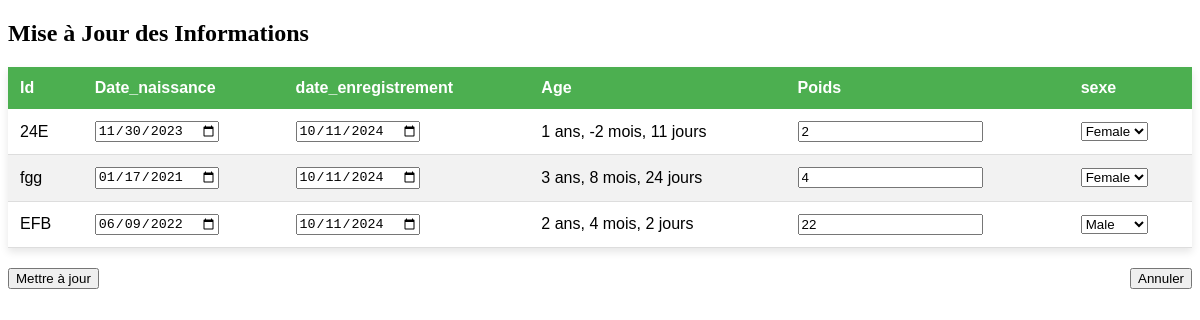
/Mise_a_jour/, run on an earlier commit of the app's database.
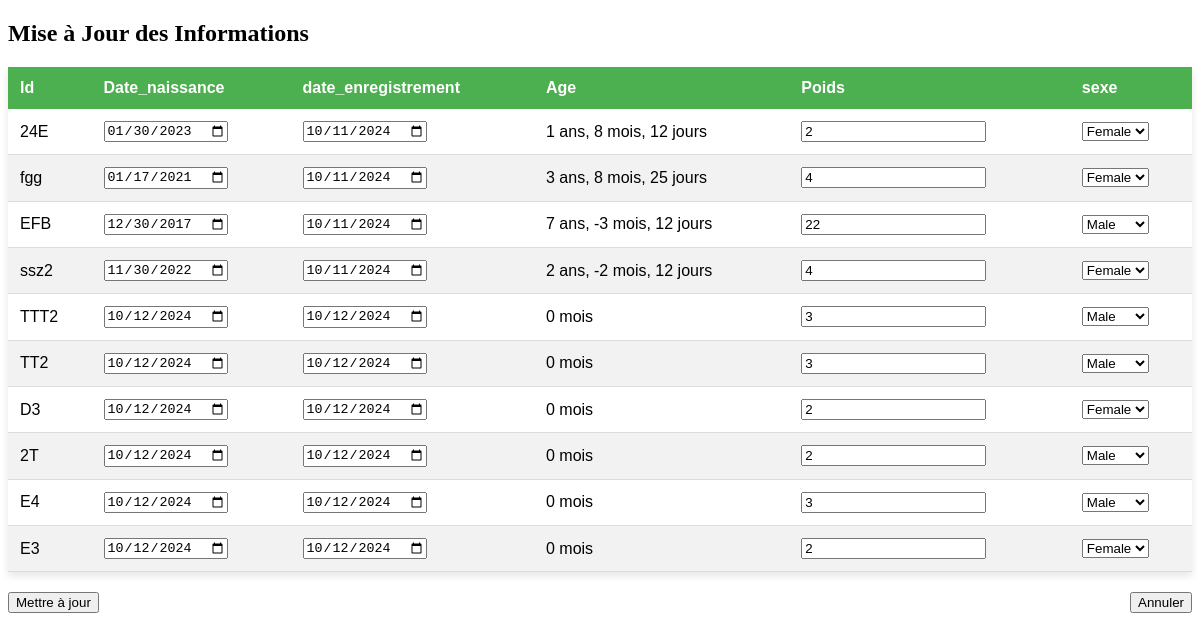
And on a later commit of the database.
### maferme/models.py (models this page shows, shortened)
class Animaux(models.Model):
    identifiant = models.CharField(max_length=50)
    date_naissance = models.DateField(auto_now_add=False, null=True, blank=True)
    date_enregistrement = models.DateField(auto_now_add=True, null=True, blank=True)
    age = models.CharField(max_length=50, null=True, blank=True)
    poids = models.PositiveIntegerField()
    STATUT_CHOICES =(
        ('Male', 'M'),
        ('Female', 'F'),
    )
    sexe = models.CharField(choices=STATUT_CHOICES, max_length=10)

### maferme/views.py (the view)
# urls.py: path('Mise_a_jour/', views.update, name='update'),
def update(request):
    if request.method == 'POST':
        for animal in Animaux.objects.all():
            animal.date_naissance = request.POST.get(f'date_naissance_{animal.id}', animal.date_naissance)
            animal.date_enregistrement = request.POST.get(f'date_enregistrement_{animal.id}', animal.date_enregistrement)
            animal.age = request.POST.get(f'age_{animal.id}', animal.age)
            animal.poids = request.POST.get(f'poids_{animal.id}', animal.poids)
            animal.sexe = request.POST.get(f'sexe_{animal.id}', animal.sexe)
            animal.save()
        return redirect('tableau')
    else:
        mes_animaux = Animaux.objects.all()
        return render(request, 'update.html', {'mes_animaux': mes_animaux})

### maferme/templates/update.html (shortened to what this page needs)
{% extends 'tableau.html' %}
{% block contents %}
<!DOCTYPE html>
<html lang="en">
<head>
</head>
<body>
  <h2>{% block titre %} Mise à Jour des Informations {% endblock titre %}</h2>
  <form action="." method="post">
    <table>
      <thead>
        <tr>
          <th>Id</th>
          <th>Date_naissance</th>
          <th>date_enregistrement</th>
          <th>Age</th>
          <th>Poids</th>
          <th>sexe</th>
        </tr>
      </thead>
      <tbody>
        {% for animal in mes_animaux %}
<tr>
    <td>{{ animal.identifiant }}</td>
    <td><input type="date" name="date_naissance_{{ animal.id }}" value="{{ animal.date_naissance|date:"Y-m-d" }}"></td>
    <td><input type="date" name="date_enregistrement_{{ animal.id }}" value="{{ animal.date_enregistrement|date:"Y-m-d" }}"></td>
    <td>{{ animal.age }}</td>
    <td><input type="number" name="poids_{{ animal.id }}" value="{{ animal.poids }}"></td>
    <td>
      <select name="sexe_{{ animal.id }}">
        <option value="Male" {% if animal.sexe == 'Male' %}selected{% endif %}>Male</option>
        <option value="Female" {% if animal.sexe == 'Female' %}selected{% endif %}>Female</option>
      </select>
    </td>
</tr>
{% endfor %}
      </tbody>
    </table>
    <button type="submit" style="float: left;">Mettre à jour</button>
    {% block content %}
    <a href="{% url 'tableau' %}" style="float: right;">
      <button type="button">Annuler</button>
    </a>
    {% endblock content %}
  </form>
</body>
</html>
{% endblock contents %}

What changed in the data, as far as the page shows it:
changed Animaux: date_naissance "11/30/2023" → "01/30/2023"; age "1 ans, -2 mois, 11 jours" → "1 ans, 8 mois, 12 jours"
changed Animaux "fgg": age "3 ans, 8 mois, 24 jours" → "3 ans, 8 mois, 25 jours"
changed Animaux "EFB": date_naissance "06/09/2022" → "12/30/2017"; age "2 ans, 4 mois, 2 jours" → "7 ans, -3 mois, 12 jours"
added Animaux: identifiant "ssz2", date_naissance "11/30/2022", date_enregistrement "10/11/2024", age "2 ans, -2 mois, 12 jours", poids "4", sexe+id "Female"
added Animaux: identifiant "TTT2", date_naissance "10/12/2024", date_enregistrement "10/12/2024", age "0 mois", poids "3", sexe+id "Male"
added Animaux: identifiant "TT2", date_naissance "10/12/2024", date_enregistrement "10/12/2024", age "0 mois", poids "3", sexe+id "Male"
added Animaux: identifiant "D3", date_naissance "10/12/2024", date_enregistrement "10/12/2024", age "0 mois", poids "2", sexe+id "Female"
added Animaux: identifiant "2T", date_naissance "10/12/2024", date_enregistrement "10/12/2024", age "0 mois", poids "2", sexe+id "Male"
added Animaux: identifiant "E4", date_naissance "10/12/2024", date_enregistrement "10/12/2024", age "0 mois", poids "3", sexe+id "Male"
added Animaux: identifiant "E3", date_naissance "10/12/2024", date_enregistrement "10/12/2024", age "0 mois", poids "2", sexe+id "Female"
